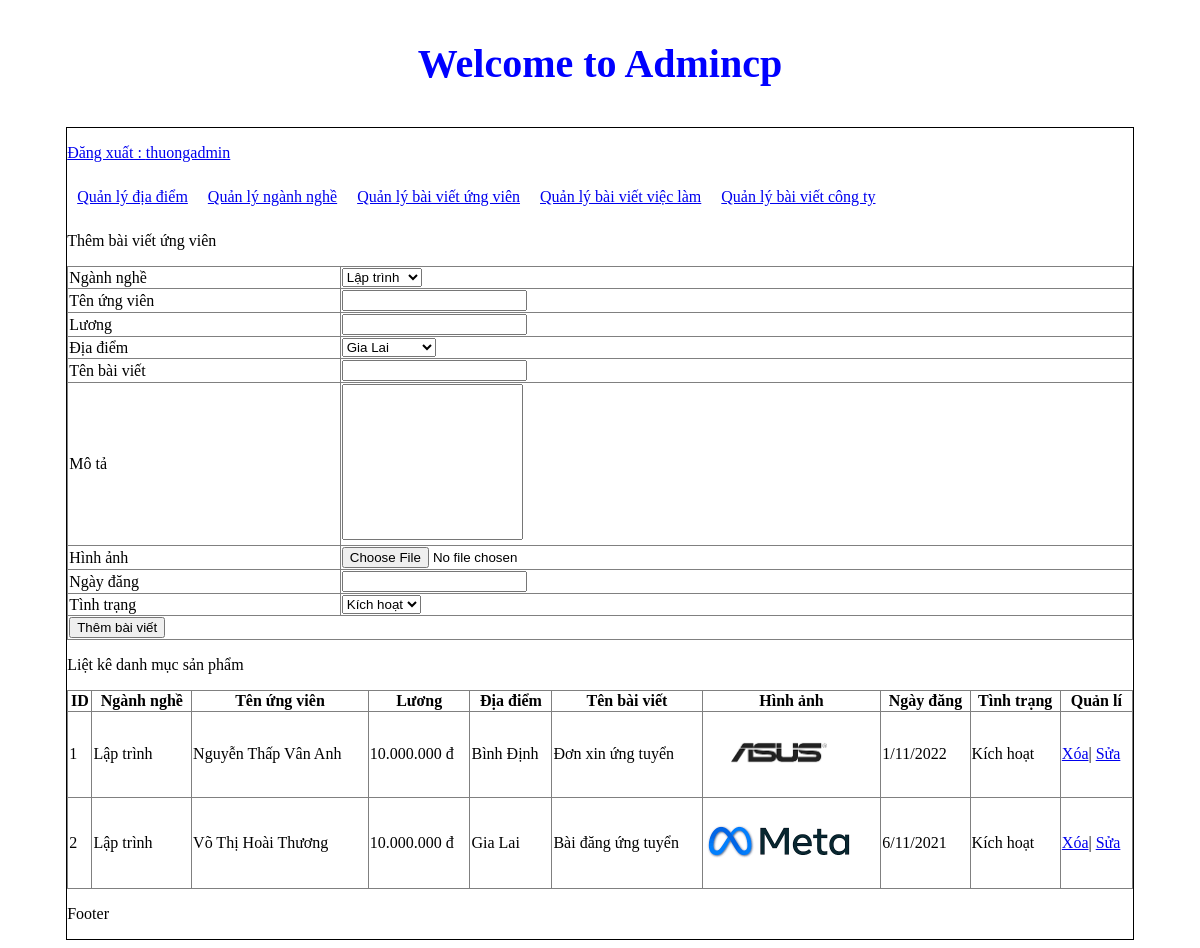
Screenshot of /admincp/index.php?action=qlbvuv&query=them (signed in) with the database file from the repository.
### tables this page shows
CREATE TABLE `baivietuv` (
  `id_baiviet` int(11) NOT NULL,
  `id_nganhnghe` int(11) NOT NULL,
  `tenungvien` varchar(255) NOT NULL,
  `luong` varchar(255) NOT NULL,
  `id_diadiem` int(11) NOT NULL,
  `tenbaiviet` varchar(255) NOT NULL,
  `mota` varchar(255) NOT NULL,
  `hinhanh` varchar(255) NOT NULL,
  `ngaydang` varchar(255) NOT NULL,
  `tinhtrang` int(11) NOT NULL
);

CREATE TABLE `nganhnghe` (
  `id_nganhnghe` int(11) NOT NULL,
  `tennganhnghe` varchar(255) NOT NULL
);

CREATE TABLE `diadiem` (
  `id_diadiem` int(11) NOT NULL,
  `tendiadiem` varchar(255) NOT NULL
);

### admincp/modules/qlbvuv/them.php (the view, shortened to what this page needs)
<p>Thêm bài viết ứng viên</p>
<table border="1" width="100%"  style="border-collapse: collapse;">
<form method="POST" action="modules/qlbvuv/xuly.php"  enctype="multipart/form-data" >
<tr>
    <td>Ngành nghề</td>
    <td>
      <select name ="nganhnghe">
      <?php
      $sql_nn="select *from nganhnghe order by id_nganhnghe asc";
      $query_nn=mysqli_query($mysqli,$sql_nn);
      while($row_nn=mysqli_fetch_array($query_nn)){
      ?>
      <option value="<?php echo $row_nn['id_nganhnghe'] ?>"><?php echo $row_nn['tennganhnghe'] ?></option>
      <?php
      }
      ?>
      </select>
    </td>
  </tr>
  <tr>
    <td>Tên ứng viên </td>
    <td><input type="text" name="tenungvien"></td>
  </tr>
  <tr>
    <td>Lương </td>
    <td><input type="text" name="luong"></td>
  </tr>
  <tr>
    <td>Địa điểm</td>
    <td>
      <select name ="diadiem">
      <?php
      $sql_dd="select *from diadiem order by id_diadiem asc";
      $query_dd=mysqli_query($mysqli,$sql_dd);
      while($row_dd=mysqli_fetch_array($query_dd)){
      ?>
      <option value="<?php echo $row_dd['id_diadiem'] ?>"><?php echo $row_dd['tendiadiem'] ?></option>
      <?php
      }
      ?>
      </select>
    </td>
  </tr>
  <tr>
    <td>Tên bài viết </td>
    <td><input type="text" name="tenbaiviet"></td>
  </tr>
  <tr>
    <td>Mô tả</td>
    <td><textarea name="mota" rows="10" style="resize:none;"></textarea></td>
  </tr>
  <tr>
    <td>Hình ảnh</td>
    <td><input type="file" name="hinhanh"></td>
  </tr>
  <tr>
    <td>Ngày đăng</td>
    <td><input type="text" name="ngaydang"></td>
  </tr>
  <tr>
    <td>Tình trạng</td>
    <td>
        <select name="tinhtrang">
            <option value="1">Kích hoạt</option>
        </select>
    </td>
</tr>
<tr>
    <td colspan="2"><input type="submit" name="thembv" value="Thêm bài viết"> </td>
  </tr>
  </form>
</table>

### admincp/modules/qlbvuv/lietke.php
<?php
    $sql_lietkebv=" SELECT * FROM baivietuv, nganhnghe, diadiem
     WHERE baivietuv.id_nganhnghe = nganhnghe.id_nganhnghe
     AND baivietuv.id_diadiem = diadiem.id_diadiem ORDER BY id_baiviet ASC ";
    $result= mysqli_query($mysqli,$sql_lietkebv) ;
?>
<p>Liệt kê danh mục sản phẩm</p>
<table border="1" width="100%" style="border-collapse: collapse;">
  <tr>
    <th>ID</th>
    <th>Ngành nghề</th>
    <th>Tên ứng viên</th>
    <th>Lương</th>
    <th>Địa điểm</th>
    <th>Tên bài viết</th>
    <th>Hình ảnh</th>
    <th>Ngày đăng</th>
    <th>Tình trạng</th>
    <th>Quản lí</th>
</tr>
<?php
$i=0;
if ($result) {
	while($row = mysqli_fetch_array($result)){
    $i++;
	?>
  <tr>
    <td><?php echo $i ?></td>
    <td><?php echo $row['tennganhnghe'] ?></td>
    <td><?php echo $row['tenungvien'] ?></td>
    <td><?php echo $row['luong'] ?></td>
    <td><?php echo $row['tendiadiem'] ?></td>
    <td><?php echo $row['tenbaiviet'] ?></td>
    <td><img src="modules/qlbvuv/uploads/<?php echo $row['hinhanh'] ?>" width="150px"></td>
    <td><?php echo $row['ngaydang'] ?></td>
    <td><?php if($row['tinhtrang']==1){
        echo 'Kích hoạt';
    }else{
        echo 'Ẩn';
    }
      ?>
    </td>
    <td>
         <a href="modules/qlbvuv/xuly.php?&id_baiviet=<?php echo $row['id_baiviet']?>">Xóa</a>|
         <a href="?action=qlbvuv&query=sua&id_baiviet=<?php echo $row['id_baiviet']?>">Sửa</a>
    </td>
  </tr>
  <?php
  }
   }
?>
</table>

### rows the page displays
baivietuv: id_nganhnghe.tennganhnghe "Lập trình", tenungvien "Nguyễn Thấp Vân Anh", luong "10.000.000 đ", id_diadiem.tendiadiem "Bình Định", tenbaiviet "Đơn xin ứng tuyển", hinhanh (picture), ngaydang "1/11/2022", tinhtrang "Kích hoạt"
baivietuv: id_nganhnghe.tennganhnghe "Lập trình", tenungvien "Võ Thị Hoài Thương", luong "10.000.000 đ", id_diadiem.tendiadiem "Gia Lai", tenbaiviet "Bài đăng ứng tuyển", hinhanh (picture), ngaydang "6/11/2021", tinhtrang "Kích hoạt"

### other values shown
$_SESSION['dangnhap'] "thuongadmin"
form field nganhnghe "Lập trình"
form field diadiem "Gia Lai"
